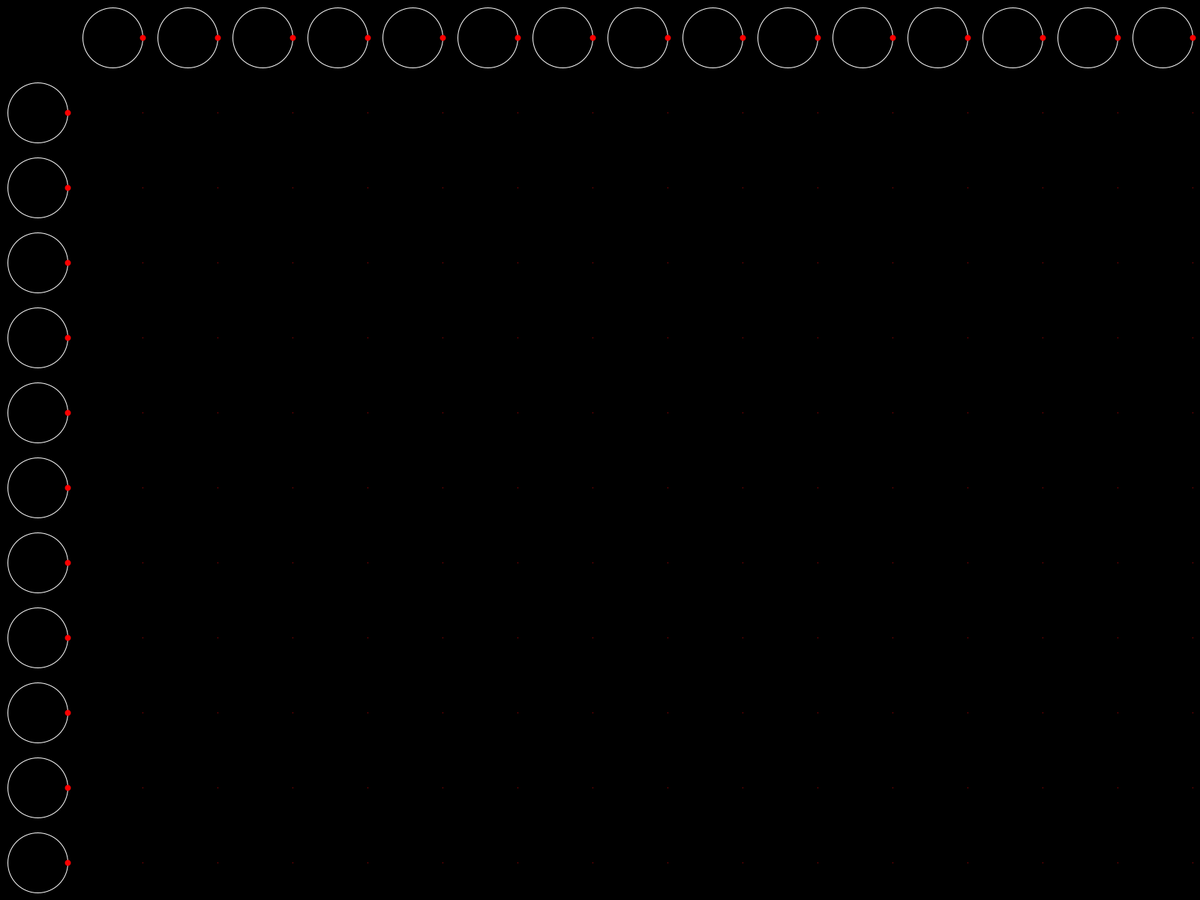
Frame 1 (no input)
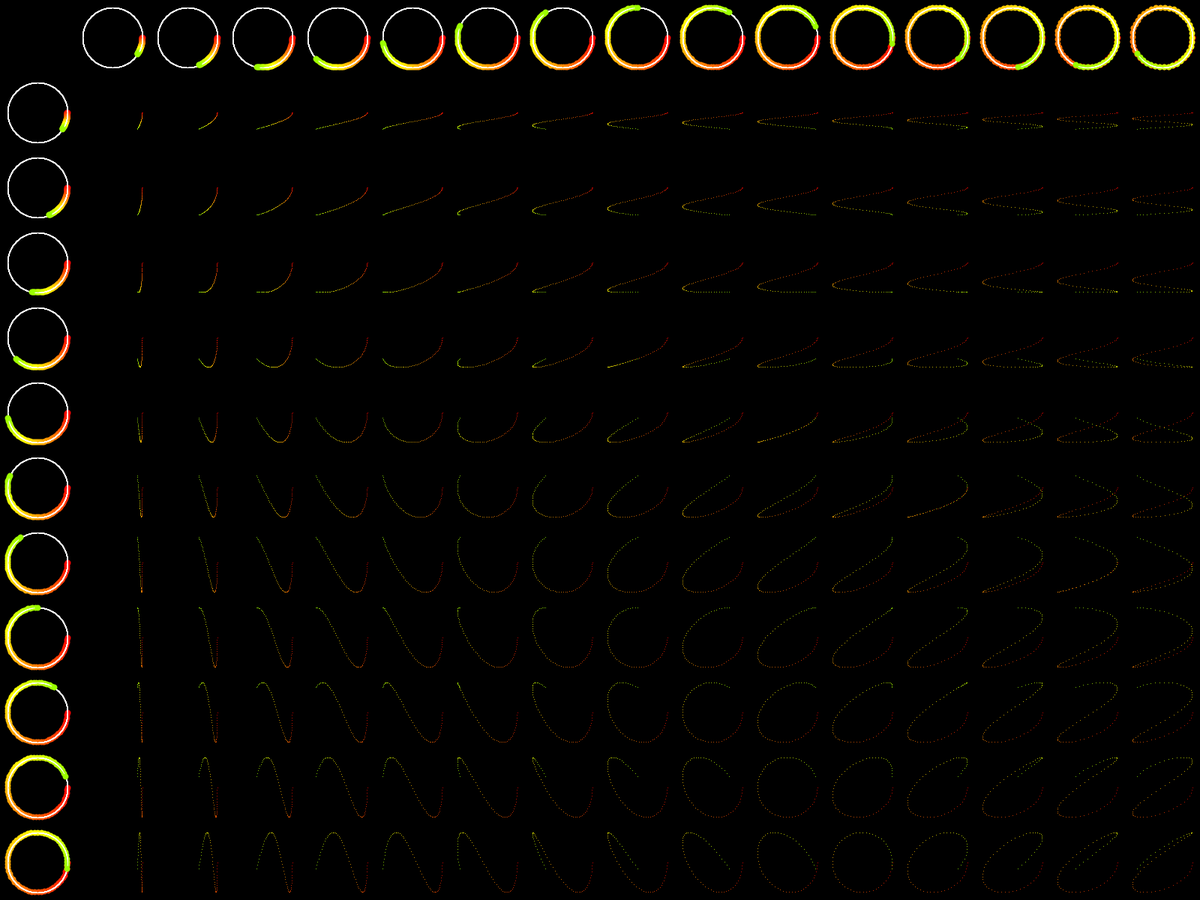
Frame 60 (the mouse pressed at the canvas centre just before this capture)
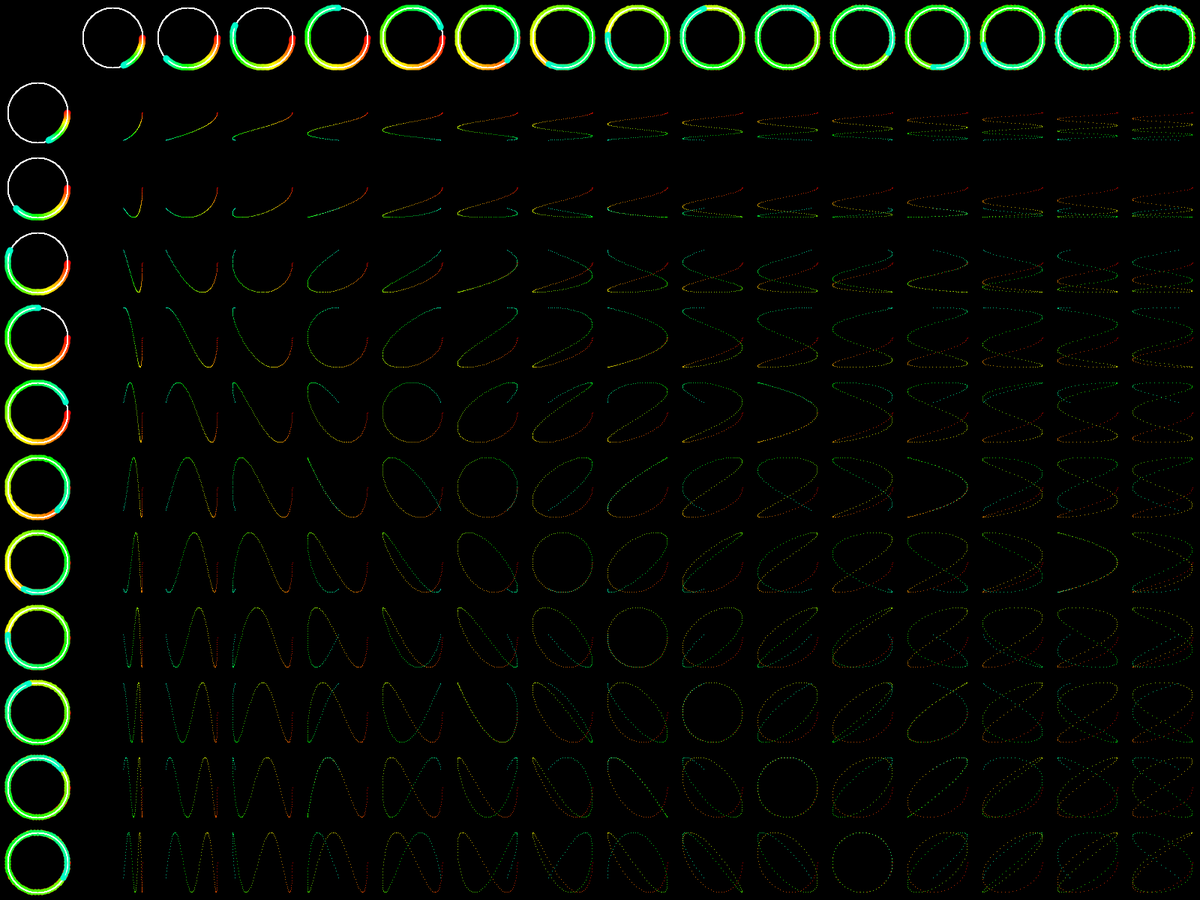
Frame 120 (the mouse held since frame 60 and released just before this capture)

The Processing sketch that drew these frames (run headless with seeded random() and noise(); from frame 60 on, the mouse is pressed at the canvas centre):

// Processing sketch: LissajousCurveTable
// ── LissajousCurveTable.pde
float angle = 0;
int w = 100;
int cols, rows;
int hue = 0;

void setup() {
  fullScreen();
  cols = width/w;
  rows = height/w;
  background(0);
  colorMode(HSB);
}

void draw() {
  noFill();
  
  float d = w-20;
  float r = d/2;
  
  for(int i=1; i<cols; i++) {
    float x = i*w + w/2;
    float y = w/2;
    stroke(255);
    strokeWeight(1);
    ellipse(x,y, d,d);
    stroke(hue, 255,255);
    float px = r*cos(angle*i);
    float py = r*sin(angle*i);
    strokeWeight(8);
    point(x+px, y+py);
    //strokeWeight(1);
    //line(x+px, 0, x+px, height);
  }
  
  for(int i=1; i<rows; i++) {
    float x = w/2;
    float y = i*w + w/2;
    stroke(255);
    strokeWeight(1);
    ellipse(x,y, d,d);
    float px = r*cos(angle*i);
    float py = r*sin(angle*i);
    stroke(hue, 255,255);
    strokeWeight(8);
    point(x+px, y+py);
    //strokeWeight(1);
    //line(0, y+py, width, y+py);
  }
  
  for(int i=1; i<cols; i++) {
    for(int j=1; j<rows; j++) {
      float x = i*w + w/2;
      float y = j*w + w/2;
      float px = r*cos(angle*i);
      float py = r*sin(angle*j);
      stroke(hue, 255,255);
      strokeWeight(1);
      point(x+px, y+py);
    }
  }
  
  angle+=0.01;
  hue += 1;
  hue %= 255;
}
